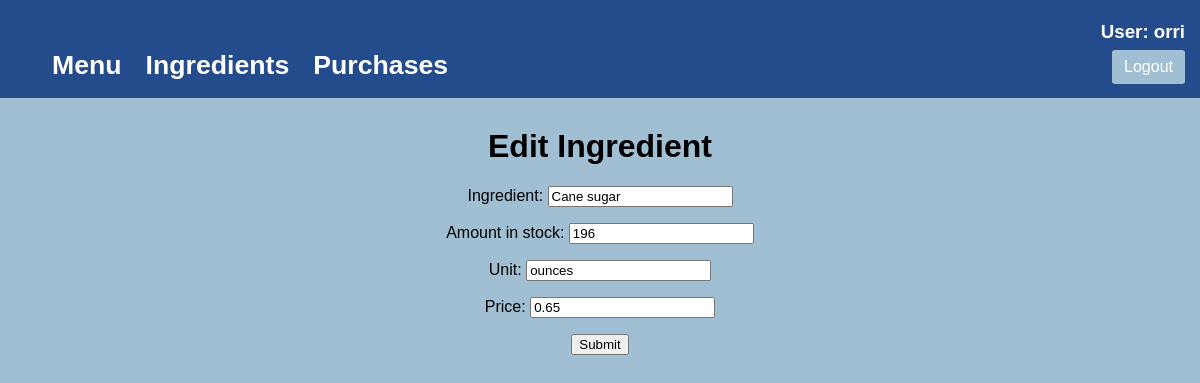
The page /ingr/update/6 (signed in) on the database its author committed.
### inventory/models.py (models this page shows, shortened)
class Ingredient(models.Model):
    ingredientName = models.CharField(max_length=50, verbose_name="Ingredient")
    ingredientStock = models.IntegerField(default=0, verbose_name="Amount in stock")
    ingredientUnit = models.CharField(max_length=10, default="?", verbose_name="Unit")
    ingredientPrice = models.FloatField(default=0, verbose_name="Price")

### inventory/views.py (the view)
# urls.py: path("ingr/update/<pk>",views.IngredientUpdate.as_view(),name="ingredientupdate"),
class IngredientUpdate(LoginRequiredMixin, UpdateView):
   model = Ingredient
   template_name = "inventory/ingr_update_form.html"
   form_class = IngredientUpdateForm

### inventory/forms.py
class IngredientUpdateForm(forms.ModelForm):
    class Meta:
        model = Ingredient
        fields = "__all__"

### inventory/templates/inventory/ingr_update_form.html (shortened to what this page needs)
{% extends 'inventory/base.html' %}
{% block content %}
<h1>Edit Ingredient</h1>
<form method="POST">
    <div>
        {{ form.as_p }}
        <input type="submit" value="Submit"/>
    </div>
</form>
{% endblock %}

### inventory/templates/inventory/base.html (shortened to what this page needs)
{% load static %}
<!DOCTYPE html>
<html>
    <head>
        <link rel="stylesheet" href="{% static 'inventory/base_style.css' %}"/>
    </head>
    <body>
        <header class="page-header" >
            {% if user.is_authenticated %}
                <h3 class="user-name">User: {{ user.username }}</h3>
            {% endif %}
            <div class="container">
                <h1><a href="{% url 'menu' %}" class="nav-link1">Menu</a></h1>
                <h1><a href="{% url 'ingr' %}" class="nav-link2">Ingredients</a></h1>
                <h1><a href="{% url 'purch' %}" class="nav-link4">Purchases</a></h1>
                {% if user.is_authenticated %}
                    <a class="logout-button" href="{% url 'logout' %}">Logout</a>
                {% else %}
                    <a class="logout-button" href="{% url 'login' %}">Login</a>
                {% endif %}
            </div>
        </header>
        {% block content%}
        {% endblock %}
    </body>
</html>

### inventory/static/inventory/base_style.css (style rules this page uses)
html { font-family: Arial, Helvetica, sans-serif; text-align: center; }
body, html { padding: 0; margin: 0; background-color: #a0bfd3; }
h1 { color: black; }
h3 { color: white; }
.page-header { background-color: #244b8c; margin-top: 0; margin-bottom: 30px; padding: 20px 20px 60px 40px; }
.page-header h1, .page-header h1 a, .page-header h1 a:visited, .page-header h1 a:active { color: #ffffff; font-size: 20pt; text-decoration: none; }
.container a { float:left; padding: 12px; }
.logout-button { color: white; background-color: #a0bfd3; border-radius: 3px; text-decoration: none; position: absolute; top: 50px; right: 15px; height: 10px; display: flex; justify-content: center; align-items: center; }
.user-name { position: absolute; top: 2px; right: 15px; }

### rows shown on the page
Ingredient: ingredientName "Cane sugar", ingredientStock "196", ingredientUnit "ounces", ingredientPrice "0.65"

### other values the page prints
{{ user.username }} "orri"
